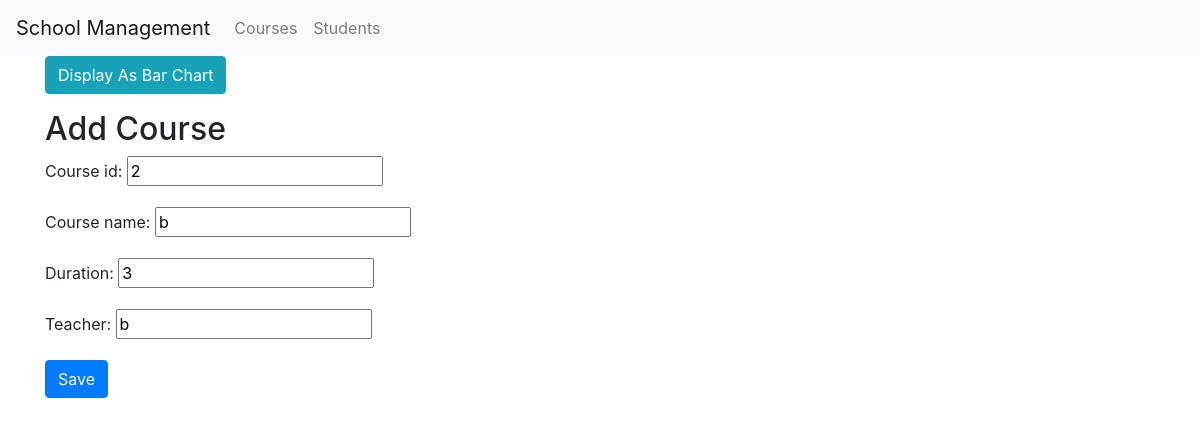
The app's page /course/edit/3/ with its own data.
### college/models.py (models this page shows, shortened)
class Course(models.Model):
    course_id = models.CharField(max_length=10)
    course_name = models.CharField(max_length=100)
    duration = models.CharField(max_length=50)
    teacher = models.CharField(max_length=100)

### college/views.py (the view)
# urls.py: path('course/edit/<int:pk>/', views.edit_course, name='edit_course'),
def edit_course(request, pk):
    course = get_object_or_404(Course, pk=pk)
    if request.method == "POST":
        form = CourseForm(request.POST, instance=course)
        if form.is_valid():
            form.save()
            return redirect('course_list')
    else:
        form = CourseForm(instance=course)
    return render(request, 'course_form.html', {'form': form})

### college/forms.py
class CourseForm(forms.ModelForm):
    class Meta:
        model = Course
        fields = ['course_id', 'course_name', 'duration', 'teacher']

### college/templates/course_form.html (shortened to what this page needs)
{% extends 'base.html' %}
{% block content %}
<button id="displayChartBtn" class="btn btn-info mb-3">Display As Bar Chart</button>
<h2>{% if course.id %}Edit Course{% else %}Add Course{% endif %}</h2>
<form method="post" enctype="multipart/form-data">
    {{ form.as_p }}
    <button type="submit" class="btn btn-primary">Save</button>
</form>
{% endblock %}

### records on screen
Course: course_id "2", course_name "b", duration "3", teacher "b"
